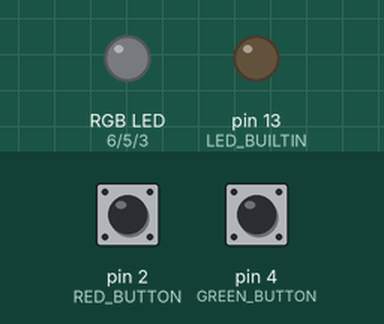
This sketch was run on a simulated Arduino Uno, built with avr-gcc and run on an emulated ATmega328P. Shown: an RGB LED mixed from three pins (HIGH = lit), output pins drawn as LEDs (lit = HIGH). Inputs (shaded band) come from the test bench; at power-on: pin 4 (GREEN_BUTTON) HIGH, pin 2 (RED_BUTTON) HIGH. Dim RGB values are drawn brighter than linear.

Above: at 1.2 s.
1.3 s: pin 4 (GREEN_BUTTON) pulled LOW for 1 s
At 2.8 s:
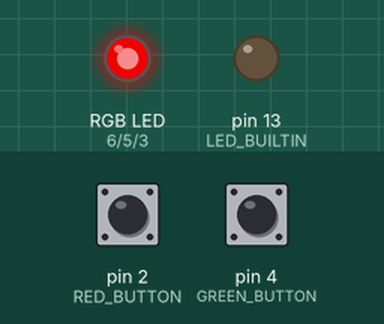
3.8 s: pin 2 (RED_BUTTON) pulled LOW for 0.15 s
At 4.6 s:
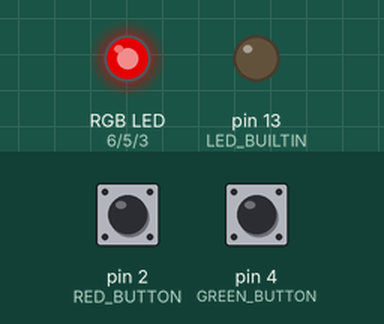
5.4 s: pin 2 (RED_BUTTON) pulled LOW for 1 s
At 7.5 s:
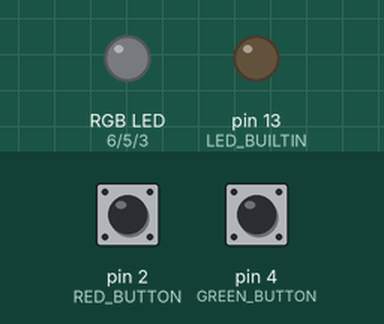
7.9 s: pin 4 (GREEN_BUTTON) pulled LOW for 0.15 s
At 9.0 s:
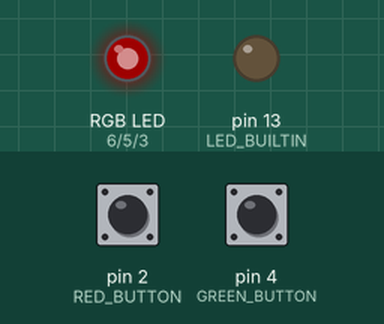
Timing chart, 0 to 10.5 s (numbered marks = the images above; inputs shaded):
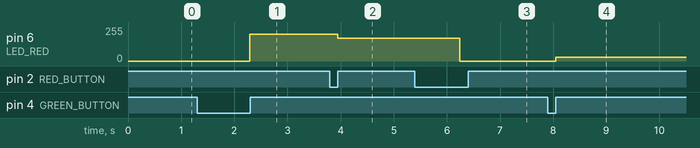

The sketch:

ex02.ino
```cpp
#define LED_RED 6
#define LED_GREEN 5
#define LED_BLUE 3

#define RED_BUTTON 2
#define GREEN_BUTTON 4

int LED_BRIGHTNESS;
int LED_MIN;
int LED_MAX;

void initRGB()
{
    pinMode(LED_BUILTIN, OUTPUT);
    digitalWrite(LED_BUILTIN, LOW);

    pinMode(LED_RED, OUTPUT);
    digitalWrite(LED_RED, LOW);

    pinMode(LED_GREEN, OUTPUT);
    digitalWrite(LED_GREEN, LOW);

    pinMode(LED_BLUE, OUTPUT);
    digitalWrite(LED_BLUE, LOW);

    LED_MIN = 0;
    LED_MAX = 255;
    LED_BRIGHTNESS = LED_MIN;
}

void initButtons()
{
    pinMode(RED_BUTTON, INPUT_PULLUP);
    pinMode(GREEN_BUTTON, INPUT_PULLUP);
}

void setup()
{
    initButtons();
    initRGB();
}

void loop()
{
    if (digitalRead(GREEN_BUTTON) == LOW)
        LED_BRIGHTNESS = LED_BRIGHTNESS < LED_MAX ? LED_BRIGHTNESS + 1 : LED_MAX;

    if (digitalRead(RED_BUTTON) == LOW)
        LED_BRIGHTNESS = LED_BRIGHTNESS > LED_MIN ? LED_BRIGHTNESS - 1 : LED_MIN;

    analogWrite(LED_RED, LED_BRIGHTNESS);

    delay(5);
}
```

Measured:
- after the input at 1.3 s, pin 6 (LED_RED): 0/255 → 199/255 after 1.0 s
- after the input at 3.8 s, pin 6 (LED_RED): 199/255 → 169/255 after 0.15 s
- after the input at 5.4 s, pin 6 (LED_RED): 169/255 → 0/255 after 0.85 s
- after the input at 7.9 s, pin 6 (LED_RED): 0/255 → 30/255 after 0.15 s
